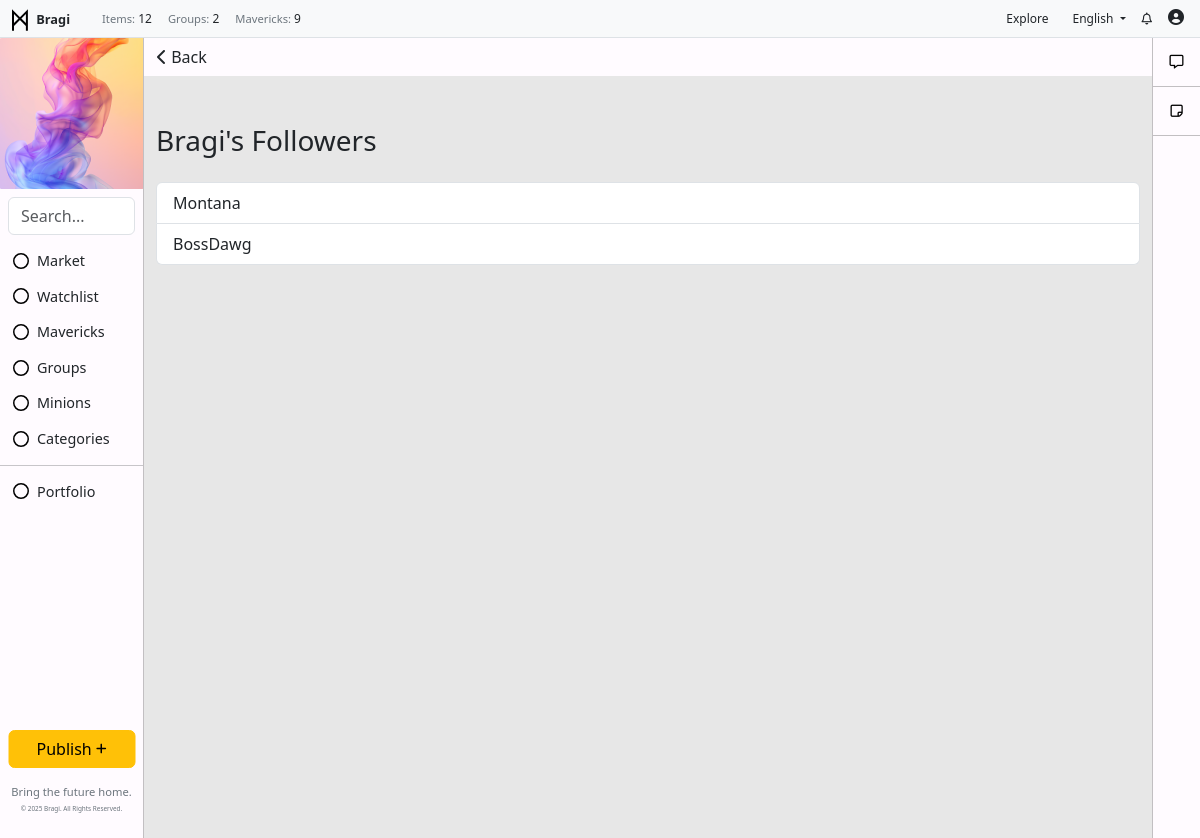
Screenshot of /followers/followers/Bragi/ with the database file from the repository.
### toolbar/models.py (models this page shows, shortened)
class ToolbarAd(models.Model):  # Separate model for the toolbar's external image
    name = models.CharField(max_length=100, blank=True, null=True)
    alt_text = models.CharField(max_length=200, blank=True, null=True)  # Alt text for the image
    image = models.ImageField(upload_to='toolbar_images/', blank=True, null=True)  # Image upload field
    url = models.URLField(max_length=200, blank=True, null=True)  # Use URLField for link
    visible = models.BooleanField(default=True)

class ToolbarItem(models.Model):
    icon = models.FileField(upload_to='toolbar_images/', blank=True, null=True)  # Image upload field
    name = models.CharField(max_length=100)
    url = models.CharField(max_length=200, blank=True, null=True)
    order = models.IntegerField(default=0)
    visible = models.BooleanField(default=True)
    class Meta:
        ordering = ['order']

class UsersItem(models.Model):
    name = models.CharField(max_length=255)
    icon = models.FileField(upload_to='toolbar_images/', blank=True, null=True)  # Image upload field
    description = models.TextField(blank=True, null=True)
    visible = models.BooleanField(default=True)

### followers/models.py (models this page shows, shortened)
class Follow(models.Model):
    follower = models.ForeignKey(
        settings.AUTH_USER_MODEL,
        related_name='following',
        on_delete=models.CASCADE
    )
    followed = models.ForeignKey(
        settings.AUTH_USER_MODEL,
        related_name='followers',
        on_delete=models.CASCADE
    )
    created_at = models.DateTimeField(auto_now_add=True)
    class Meta:
        unique_together = ('follower', 'followed')  # Ensure a user can't follow the same user multiple times

### followers/views.py (the view)
# urls.py: path('followers/<str:username>/', views.followers_list, name='followers_list'),
def followers_list(request, username):
    user = get_object_or_404(User, username=username)
    followers = Follow.objects.filter(followed=user).select_related('follower')
    return render(request, 'followers/followers_list.html', {
        'user': user,
        'followers': followers,
    })

### backend/context_processors.py (called while the page is built)
def published_posts_count(request):
    count = Post.objects.filter(status='published').count()
    return {'published_posts_count': count}

def toolbar_items(request):
    return {
        'toolbar_items': ToolbarItem.objects.filter(visible=True),
        'toolbar_ad': ToolbarAd.objects.filter(visible=True).first(),
        'toolbar_user_items': UsersItem.objects.filter(visible=True),  # Plural name for consistency
    }

def group_count(request):
    return {'group_count': Group.objects.count()}

def combined_count(request):
    mavericks_count = Maverick.objects.count()
    users_count = User.objects.count()
    combined_count = mavericks_count + users_count
    return {
        'combined_count': combined_count
    }

### followers/templates/followers/followers_list.html
{% extends "base.html" %}
{% block content %}
<div class="text-left" style="position: sticky; top: 0; margin: 0; padding: 0; background-color: #FFFBFF; ">
    <button onclick="window.history.back();" class="btn">
        <i class="fa-solid fa-chevron-left"></i> Back
    </button>
</div>
<div class="container mt-5">
    <h3 class="mb-4">{{ user.username }}'s Followers</h3>
    {% if followers %}
        <div class="list-group">
            {% for follow in followers %}
                <a href="{% url 'public_profile' username=follow.follower.username %}" class="list-group-item list-group-item-action">
                    {{ follow.follower.username }}
                </a>
            {% endfor %}
        </div>
    {% else %}
        <div class="alert alert-info">
            {{ user.username }} has no followers yet.
        </div>
    {% endif %}
</div>
{% endblock %}

### templates/base.html (shortened to what this page needs)
{% load static %}
<!DOCTYPE html>
<html lang="en">
<head>
    <link href="https://cdn.jsdelivr.net/npm/bootstrap@5.3.0-alpha1/dist/css/bootstrap.min.css" rel="stylesheet">
    <link rel="stylesheet" href="https://cdnjs.cloudflare.com/ajax/libs/font-awesome/6.0.0-beta3/css/all.min.css">
    <link rel="stylesheet" href="{% static 'css/styles.css' %}">
</head>
<body>
    {% if user.is_authenticated %}
    <div class="container-fluid">
        <div class="row fixed-top px-2 py-0 bg-light border-bottom" style="height: 38px; z-index: 1000;">
            <div class="col-auto d-flex align-items-center">
                <a href="/" class="text-decoration-none">
                    <img src="{% static 'img/logo.svg' %}" alt="Icon" style="width: 24px; height: 24px; color: #000000;">
                    <span class="fw-semibold text-dark m-0" style="font-size: .8rem;">Bragi</span>
                </a>
            </div>
            <div class="col d-flex align-items-center">
                <ul class="navbar-nav d-flex flex-row m-0" style="font-size: 0.75rem;">
                    <li class="nav-item mx-2">
                        <p class="m-0"> <span class="text-secondary" style="font-size: .7rem;">Items:</span> {{ published_posts_count }}</p>
                    </li>
                    <li class="nav-item mx-2">
                        <p class="m-0"> <span class="text-secondary" style="font-size: .7rem;">Groups:</span> {{ group_count }}</p>
                    </li>
                    <li class="nav-item mx-2">
                        <p class="m-0"> <span class="text-secondary" style="font-size: .7rem;">Mavericks:</span> {{ combined_count }}</p>
                    </li>
                </ul>
            </div>
            <div class="col d-flex justify-content-end align-items-center" style="height: 38px;">
                <ul class="navbar-nav d-flex flex-row m-0 align-items-center">
                    <li class="nav-item mx-2">
                        <a href="/" class="nav-link btn btn-warning py-1 px-2" style="font-size: 0.75rem;">Explore</a>
                    </li>
                    <li class="nav-item dropdown mx-2">
                        <a class="nav-link dropdown-toggle" id="dropdownMenuLink" role="button" data-bs-toggle="dropdown" aria-expanded="false" style="font-size: 0.75rem;">
                            English
                        </a>
                    </li>
                    <li class="nav-item mx-2">
                        <a href="{% url 'notifications_list' %}" class="nav-link text-decoration-none" style="color: inherit; text-decoration: none; font-size: 0.75rem;">
                            <i class="fa-regular fa-bell"></i>
                        </a>
                    </li>
                    <li class="nav-item dropdown" style="margin-left: 8px;">
                        <a href="#" class="nav-link" id="dropdownUser2" role="button" data-bs-toggle="dropdown" aria-expanded="false" style="padding: 3px 0;">
                            {% if request.user.is_authenticated and request.user.userprofile.profile_picture %}
                                <img src="{{ request.user.userprofile.profile_picture.url }}" alt="Profile Picture" class="rounded-circle" style="width: 24px; height: auto; object-fit: cover;">
                            {% else %}
                                <i class="fas fa-user-circle" style="width: 24px; height: 24px; object-fit: cover;"></i>
                            {% endif %}
                        </a>
                    </li>
                </ul>
            </div>
        </div>
            <div class="row" style="margin-top: 38px; position: relative; display: flex; height: 100vh;">
                <div class="col-auto" style="position: fixed; top: 38px; left: 0; bottom: 0; width: 144px; background-color: #FFFBFF; border-right: 1px solid #C2BFC2; margin: 0; padding: 0;">
                    {% if toolbar_ad %}
                    <div  style="display: flex; justify-content: center; align-items: center; overflow: hidden;">
                        {% if toolbar_ad.image %}
                            <a href="{{ toolbar_ad.url }}" target="_blank">
                                <img src="{{ toolbar_ad.image.url }}" alt="{{ toolbar_ad.alt_text }}">
                            </a>
                        {% else %}
                            <p>No toolbar image available.</p>
                        {% endif %}
                    </div>
                    {% else %}
                        <p>No toolbar ad found.</p>
                    {% endif %}
                    <form class="search-form m-2" method="get" action="{% url 'post_list' %}">
                        <input class="form-control" type="search" name="q" placeholder="Search..." aria-label="Search" value="{{ query|default:'' }}">
                    </form>
                    <ul class="list-unstyled">
                        <li class="nav-item">
                            <ul class="list-unstyled">
                                {% for item in toolbar_items %}
                                    {% if item.visible %}
                                        <li class="nav-item">
                                            <a href="{{ item.url }}" class="btn btn-toggle align-items-center" style="display: flex; align-items: center;">
                                                {% if item.icon %}
                                                <img src="{{ item.icon.url }}" alt="{{ item.name }} icon" class="icon-class" style="width: 16px; height: 16px; margin-right: 8px;">
                                                {% endif %}
                                                <span class="" style="font-size: .9rem;">{{ item.name }}</span>
                                            </a>
                                        </li>
                                    {% endif %}
                                {% endfor %}
                            </ul>
                        </li>
                        <li><hr class="my-2"></li>
                        <li class="nav-item">
                            <ul class="list-unstyled">
                                {% for toolbar_user_item in toolbar_user_items %}
                                    <li class="nav-item" style="text-decoration: none;">
                                        <a class="btn btn-toggle align-items-center" style="text-decoration: none; display: flex; align-items: center;" type="button" data-bs-toggle="collapse" data-bs-target="#collapse-{{ toolbar_user_item.id }}" aria-expanded="false" aria-controls="collapse-{{ toolbar_user_item.id }}">
                                            {% if toolbar_user_item.icon %}
                                                <img src="{{ toolbar_user_item.icon.url }}" alt="{{ toolbar_user_item.name }} icon" class="icon-class" style="width: 16px; height: 16px; margin-right: 8px;">
                                            {% endif %}
                                            <span class="" style="font-size: .9rem;">{{ toolbar_user_item.name }}</span>
                                        </a>
                                    </li>
                                {% endfor %}
                            </ul>
                        </li>
                    </ul>
                    <ul class="navbar-nav position-absolute bottom-0 start-50 translate-middle-x w-100 p-2">
                        <li class="nav-item mb-3">
                            <a href="{% url 'post_create' %}" class="btn btn-warning w-100">Publish <i class="fas fa-plus fa-xs"></i></a>
                        </li>
                        <li class="nav-item">
                            <p class="mb-0 text-center" style="font-size: 0.7rem; line-height: 1.5; color: #6c757d;">
                                Bring the future home.
                            </p>
                            <p class="text-center mt-1" style="color: #6c757d; font-size: 0.4rem;">
                                &copy; {% now "Y" %} Bragi. All Rights Reserved.
                            </p>
                        </li>
                    </ul>
                </div>
                <div class="col" style="padding: 0; margin-left: 144px; margin-right: 48px; background:rgb(231, 231, 231)">
                        {% block content %}{% endblock %}
                </div>
                <div class="col-auto" style="position: fixed; top: 38px; right: 0; bottom: 0; width: 48px; background-color: #FFFBFF; border-left: 1px solid #C2BFC2; margin: 0; padding: 0;">
                    <ul class="nav nav-flush flex-column text-center">
                        <li class="nav-item" style="border-bottom: 1px solid #C2BFC2; margin: 0; padding: 12px; ">
                            <a href="{% url 'communication_center' %}" style="color: #000000; margin: 0; padding: 0;" aria-current="page" title="Communication Center" data-bs-toggle="tooltip" data-bs-placement="right">
                                <i class="fa-regular fa-message fa-sm"></i>
                            </a>
                        </li>
                        <li class="nav-item" style="border-bottom: 1px solid #C2BFC2; margin: 0; padding: 12px; ">
                            <a href="{% url 'draft_posts' %}" style="color: #000000; margin: 0; padding: 0;" aria-current="page" title="Drafts" data-bs-toggle="tooltip" data-bs-placement="right">
                                <i class="fa-regular fa-note-sticky fa-sm"></i>
                            </a>
                        </li>
                    </ul>
                </div>
            </div>
    </div>
    {% endif %}
</body>
</html>

### static/css/styles.css (style rules this page uses)
.mb-3 { margin-bottom: 20px; }

### rows the page displays
ToolbarAd: image (picture)
ToolbarItem: icon (picture), name "Market"
ToolbarItem: icon (picture), name "Watchlist"
ToolbarItem: icon (picture), name "Mavericks"
ToolbarItem: icon (picture), name "Groups"
ToolbarItem: icon (picture), name "Minions"
ToolbarItem: icon (picture), name "Categories"
UsersItem: icon (picture), name "Portfolio"
Follow: follower.username "Montana"
Follow: follower.username "BossDawg"

### other values shown
{{ published_posts_count }} "12"
{{ group_count }} "2"
{{ combined_count }} "9"
{{ user.username }} "Bragi"
